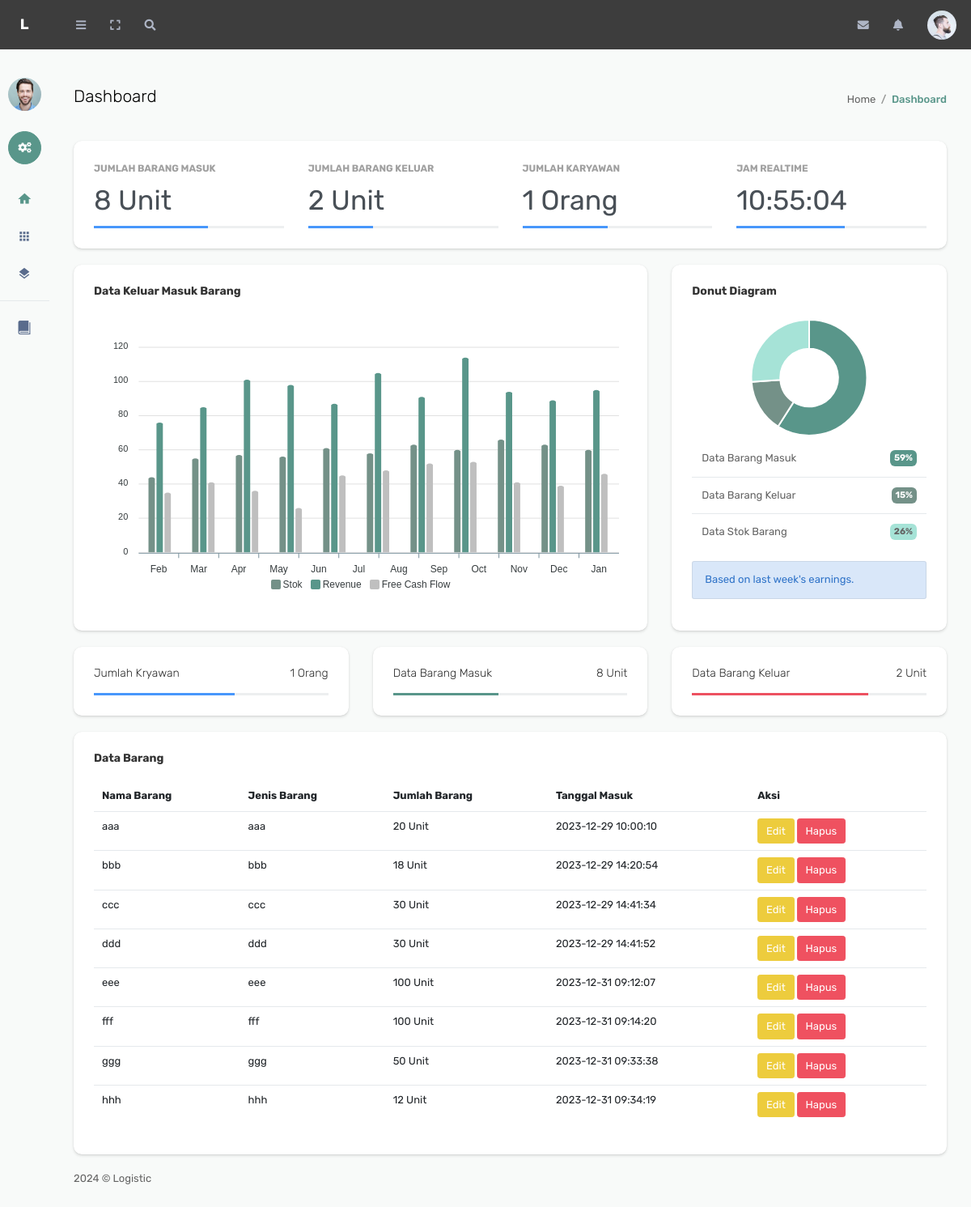
The app's page /karyawan_dashboard.php (signed in) with its own data.
### tables this page shows
CREATE TABLE `barang_masuk` (
  `id_barang` int(11) NOT NULL,
  `nama_barang` varchar(100) NOT NULL,
  `jenis_barang` varchar(50) NOT NULL,
  `jumlah_barang` int(11) NOT NULL,
  `tanggal_masuk` timestamp NOT NULL DEFAULT current_timestamp()
);

### karyawan_dashboard.php (the view, shortened to what the rows shown need)
<?php
include('config/connection.php');
$sql = "SELECT * FROM barang_masuk";
$result = $conn->query($sql);
?>
<!DOCTYPE html>
<html lang="en">
    <head>
        <link href="assets/plugins/bootstrap/css/bootstrap.min.css" rel="stylesheet">
        <link href="assets/plugins/font-awesome/css/all.min.css" rel="stylesheet">
        <link href="assets/plugins/icomoon/style.css" rel="stylesheet">
        <link href="assets/plugins/switchery/switchery.min.css" rel="stylesheet">
        <link href="assets/css/concept.min.css" rel="stylesheet">
        <link href="assets/css/admin2.css" rel="stylesheet">
        <link href="assets/css/custom.css" rel="stylesheet">
    </head>
    <body>
        <div class="page-container">
            <div class="page-content">
                <div class="page-inner no-page-title">
                    <div id="main-wrapper">
                        <div class="content-header">
                            <h1 class="page-title">Dashboard</h1>
                        </div>
                        <div class="row">
                            <div class="col-12">
                                <div class="card">
                                    <div class="card-body">
                                        <div class="table-responsive">
                                            <table class="table">
                                                <thead>
                                                    <tr>
                                                        <th scope="col">Nama Barang</th>
                                                        <th scope="col">Jenis Barang</th>
                                                        <th scope="col">Jumlah Barang</th>
                                                        <th scope="col">Tanggal Masuk</th>
                                                        <th scope="col">Aksi</th>
                                                    </tr>
                                                </thead>
                                                <tbody>
                                                    <?php
                                                        if ($result->num_rows > 0) {
                                                            while ($row = $result->fetch_assoc()) {
                                                                echo "<tr>";
                                                                echo "<td>".$row['nama_barang']."</td>";
                                                                echo "<td>".$row['jenis_barang']."</td>";
                                                                echo "<td>".$row['jumlah_barang']." Unit</td>";
                                                                echo "<td>".$row['tanggal_masuk']."</td>";
                                                                echo "<td><a href='edit_barang_masuk.php?id=".$row['id_barang']."'><button class='btn btn-warning'>Edit</button></a> <a href='delete_barang_masuk.php?id=".$row['id_barang']."'><button class='btn btn-danger'>Hapus</button></a></td>";
                                                                echo "</tr>";
                                                            }
                                                        } else {
                                                            echo "<tr><td colspan='6'>Tidak ada data barang masuk.</td></tr>";
                                                        }
                                                        ?>
                                                </tbody>
                                            </table>
                                        </div>
                                    </div>
                                </div>
                            </div>
                        </div>
                    </div>
                </div>
            </div>
        </div>
    </body>
</html>

### records on screen
barang_masuk: nama_barang "aaa", jenis_barang "aaa", jumlah_barang "20", tanggal_masuk "2023-12-29 10:00:10"
barang_masuk: nama_barang "bbb", jenis_barang "bbb", jumlah_barang "18", tanggal_masuk "2023-12-29 14:20:54"
barang_masuk: nama_barang "ccc", jenis_barang "ccc", jumlah_barang "30", tanggal_masuk "2023-12-29 14:41:34"
barang_masuk: nama_barang "ddd", jenis_barang "ddd", jumlah_barang "30", tanggal_masuk "2023-12-29 14:41:52"
barang_masuk: nama_barang "eee", jenis_barang "eee", jumlah_barang "100", tanggal_masuk "2023-12-31 09:12:07"
barang_masuk: nama_barang "fff", jenis_barang "fff", jumlah_barang "100", tanggal_masuk "2023-12-31 09:14:20"
barang_masuk: nama_barang "ggg", jenis_barang "ggg", jumlah_barang "50", tanggal_masuk "2023-12-31 09:33:38"
barang_masuk: nama_barang "hhh", jenis_barang "hhh", jumlah_barang "12", tanggal_masuk "2023-12-31 09:34:19"

### other values on screen
$jumlah_barang_masuk "8"
$jumlah_barang_keluar "2"
$jumlah_karyawan "1"
